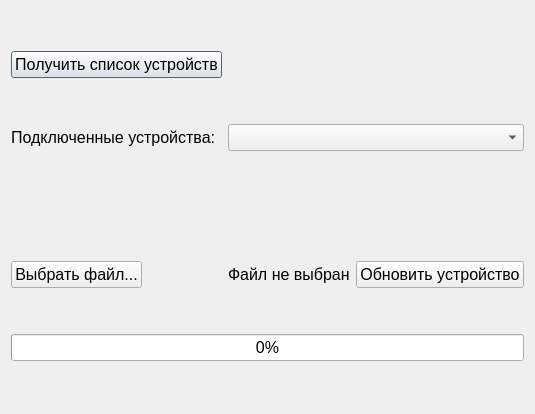
<?xml version="1.0" encoding="UTF-8"?>
<ui version="4.0">
 <class>UpdateWindow</class>
 <widget class="QDialog" name="UpdateWindow">
  <property name="geometry">
   <rect>
    <x>0</x>
    <y>0</y>
    <width>514</width>
    <height>414</height>
   </rect>
  </property>
  <property name="font">
   <font>
    <pointsize>12</pointsize>
   </font>
  </property>
  <property name="windowTitle">
   <string>Dialog</string>
  </property>
  <layout class="QGridLayout" name="gridLayout">
   <item row="1" column="0">
    <widget class="QPushButton" name="getDataButton">
     <property name="sizePolicy">
      <sizepolicy hsizetype="Fixed" vsizetype="Fixed">
       <horstretch>0</horstretch>
       <verstretch>0</verstretch>
      </sizepolicy>
     </property>
     <property name="text">
      <string>Получить список устройств</string>
     </property>
    </widget>
   </item>
   <item row="5" column="2">
    <widget class="QPushButton" name="updateDeviceButton">
     <property name="text">
      <string>Обновить устройство</string>
     </property>
    </widget>
   </item>
   <item row="9" column="0" colspan="3">
    <widget class="QProgressBar" name="progressBar">
     <property name="maximum">
      <number>100</number>
     </property>
     <property name="value">
      <number>0</number>
     </property>
    </widget>
   </item>
   <item row="2" column="1" colspan="2">
    <widget class="QComboBox" name="comboBox">
     <property name="sizePolicy">
      <sizepolicy hsizetype="Expanding" vsizetype="Fixed">
       <horstretch>0</horstretch>
       <verstretch>0</verstretch>
      </sizepolicy>
     </property>
    </widget>
   </item>
   <item row="5" column="0">
    <widget class="QPushButton" name="chooseFileButton">
     <property name="sizePolicy">
      <sizepolicy hsizetype="Fixed" vsizetype="Fixed">
       <horstretch>0</horstretch>
       <verstretch>0</verstretch>
      </sizepolicy>
     </property>
     <property name="text">
      <string>Выбрать файл...</string>
     </property>
    </widget>
   </item>
   <item row="2" column="0">
    <widget class="QLabel" name="connectedDevices">
     <property name="sizePolicy">
      <sizepolicy hsizetype="Fixed" vsizetype="Fixed">
       <horstretch>0</horstretch>
       <verstretch>0</verstretch>
      </sizepolicy>
     </property>
     <property name="text">
      <string>Подключенные устройства:</string>
     </property>
    </widget>
   </item>
   <item row="4" column="0" colspan="3">
    <widget class="QLabel" name="currentDevice">
     <property name="sizePolicy">
      <sizepolicy hsizetype="Expanding" vsizetype="Fixed">
       <horstretch>0</horstretch>
       <verstretch>0</verstretch>
      </sizepolicy>
     </property>
     <property name="text">
      <string/>
     </property>
    </widget>
   </item>
   <item row="5" column="1">
    <widget class="QLabel" name="fileName">
     <property name="sizePolicy">
      <sizepolicy hsizetype="Minimum" vsizetype="Fixed">
       <horstretch>0</horstretch>
       <verstretch>0</verstretch>
      </sizepolicy>
     </property>
     <property name="text">
      <string>Файл не выбран</string>
     </property>
    </widget>
   </item>
  </layout>
 </widget>
 <resources/>
 <connections/>
</ui>
